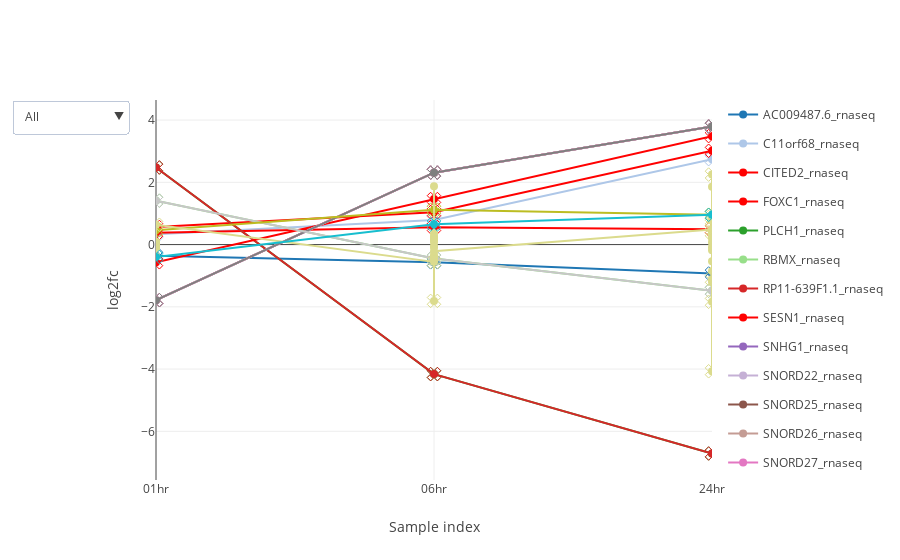

Notebook code cell kept with this figure:
### Markdown cell above
#### Query 2: 
    Changes that happen at all 3 timepoints for RNA-seq.

### Code cell
exp_data.rna.filter_by_minimum_sig_columns(min_terms=3, index='label').plot_species(plot_type='plotly');

### Figure 1 — Plotly figure (JSON) as saved in the notebook; plotly's stock layout.template omitted (floating-point values rounded to 4 significant figures)
{"data": [{"hoveron": "points", "legendgroup": "group_AC009487.6_rnaseq", "line": {"color": "rgba(0.12156862745098039,0.4666666666666667,0.7058823529411765,1.)"}, "marker": {"color": "rgba(0.12156862745098039,0.4666666666666667,0.7058823529411765,1.)", "size": 8, "symbol": "circle"}, "mode": "lines+markers", "name": "AC009487.6_rnaseq", "showlegend": true, "type": "scatter", "uid": "25e47940-085b-4f54-8bf0-e83be6db5b54", "visible": true, "x": [0, 1, 2], "y": [-0.3556, -0.5686, -0.9287]}, {"hoveron": "points", "legendgroup": "group_AC009487.6_rnaseq", "line": {"color": "rgba(0.12156862745098039,0.4666666666666667,0.7058823529411765,1.)"}, "marker": {"color": "rgba(0.12156862745098039,0.4666666666666667,0.7058823529411765,1.)", "size": 12, "symbol": "x-open-dot"}, "mode": "markers", "name": "AC009487.6_rnaseq", "showlegend": false, "type": "scatter", "uid": "5d1ca2a1-726d-4f9a-9ae0-d8b3105c3d71", "visible": true, "x": [0, 1, 2], "y": [-0.3556, -0.5686, -0.9287]}, {"hoveron": "points", "legendgroup": "group_C11orf68_rnaseq", "line": {"color": "rgba(0.6823529411764706,0.7803921568627451,0.9098039215686274,1.)"}, "marker": {"color": "rgba(0.6823529411764706,0.7803921568627451,0.9098039215686274,1.)", "size": 8, "symbol": "circle"}, "mode": "lines+markers", "name": "C11orf68_rnaseq", "showlegend": true, "type": "scatter", "uid": "f8f83eec-5241-4788-8180-0b65ba21fa42", "visible": true, "x": [0, 1, 2], "y": [0.3331, 0.7925, 2.745]}, {"hoveron": "points", "legendgroup": "group_C11orf68_rnaseq", "line": {"color": "rgba(0.6823529411764706,0.7803921568627451,0.9098039215686274,1.)"}, "marker": {"color": "rgba(0.6823529411764706,0.7803921568627451,0.9098039215686274,1.)", "size": 12, "symbol": "x-open-dot"}, "mode": "markers", "name": "C11orf68_rnaseq", "showlegend": false, "type": "scatter", "uid": "30228390-45a7-4446-a20c-b380ec38f777", "visible": true, "x": [0, 1, 2], "y": [0.3331, 0.7925, 2.745]}, {"hoveron": "points", "legendgroup": "group_CITED2_rnaseq", "line": {"color": "rgba(1.0,0.4980392156862745,0.054901960784313725,1.)"}, "marker": {"color": "rgba(1.0,0.4980392156862745,0.054901960784313725,1.)", "size": 8, "symbol": "circle"}, "mode": "lines+markers", "name": "CITED2_rnaseq", "showlegend": true, "type": "scatter", "uid": "d28be77f-570d-4b23-a891-3962f1ad2fbe", "visible": true, "x": [0, 1, 2], "y": [0.5649, 1.04, 3.014]}, {"hoveron": "points", "legendgroup": "group_CITED2_rnaseq", "line": {"color": "rgba(1.0,0.4980392156862745,0.054901960784313725,1.)"}, "marker": {"color": "rgba(1.0,0.4980392156862745,0.054901960784313725,1.)", "size": 12, "symbol": "x-open-dot"}, "mode": "markers", "name": "CITED2_rnaseq", "showlegend": false, "type": "scatter", "uid": "20612bdb-8067-4a48-bb0a-4f2867868fdc", "visible": true, "x": [0, 1, 2], "y": [0.5649, 1.04, 3.014]}, {"hoveron": "points", "legendgroup": "group_FOXC1_rnaseq", "line": {"color": "rgba(1.0,0.7333333333333333,0.47058823529411764,1.)"}, "marker": {"color": "rgba(1.0,0.7333333333333333,0.47058823529411764,1.)", "size": 8, "symbol": "circle"}, "mode": "lines+markers", "name": "FOXC1_rnaseq", "showlegend": true, "type": "scatter", "uid": "be48f2de-cce3-4d6d-8f67-5896c74c62c1", "visible": true, "x": [0, 1, 2], "y": [0.3772, 0.5609, 0.4915]}, {"hoveron": "points", "legendgroup": "group_FOXC1_rnaseq", "line": {"color": "rgba(1.0,0.7333333333333333,0.47058823529411764,1.)"}, "marker": {"color": "rgba(1.0,0.7333333333333333,0.47058823529411764,1.)", "size": 12, "symbol": "x-open-dot"}, "mode": "markers", "name": "FOXC1_rnaseq", "showlegend": false, "type": "scatter", "uid": "b50aee80-e617-4b5b-86b0-78d049e87def", "visible": true, "x": [0, 1, 2], "y": [0.3772, 0.5609, 0.4915]}, {"hoveron": "points", "legendgroup": "group_PLCH1_rnaseq", "line": {"color": "rgba(0.17254901960784313,0.6274509803921569,0.17254901960784313,1.)"}, "marker": {"color": "rgba(0.17254901960784313,0.6274509803921569,0.17254901960784313,1.)", "size": 8, "symbol": "circle"}, "mode": "lines+markers", "name": "PLCH1_rnaseq", "showlegend": true, "type": "scatter", "uid": "2a4c38e0-385e-4ffe-bb53-11e9a1d008d1", "visible": true, "x": [0, 1, 2], "y": [2.476, -4.161, -6.712]}, {"hoveron": "points", "legendgroup": "group_PLCH1_rnaseq", "line": {"color": "rgba(0.17254901960784313,0.6274509803921569,0.17254901960784313,1.)"}, "marker": {"color": "rgba(0.17254901960784313,0.6274509803921569,0.17254901960784313,1.)", "size": 12, "symbol": "x-open-dot"}, "mode": "markers", "name": "PLCH1_rnaseq", "showlegend": false, "type": "scatter", "uid": "d4166bb1-b750-4408-b0a5-074b0b89b478", "visible": true, "x": [0, 1, 2], "y": [2.476, -4.161, -6.712]}, {"hoveron": "points", "legendgroup": "group_RBMX_rnaseq", "line": {"color": "rgba(0.596078431372549,0.8745098039215686,0.5411764705882353,1.)"}, "marker": {"color": "rgba(0.596078431372549,0.8745098039215686,0.5411764705882353,1.)", "size": 8, "symbol": "circle"}, "mode": "lines+markers", "name": "RBMX_rnaseq", "showlegend": true, "type": "scatter", "uid": "bbc7c87d-02c3-4703-8147-c20edee7342a", "visible": true, "x": [0, 1, 2], "y": [1.412, -0.4453, -1.483]}, {"hoveron": "points", "legendgroup": "group_RBMX_rnaseq", "line": {"color": "rgba(0.596078431372549,0.8745098039215686,0.5411764705882353,1.)"}, "marker": {"color": "rgba(0.596078431372549,0.8745098039215686,0.5411764705882353,1.)", "size": 12, "symbol": "x-open-dot"}, "mode": "markers", "name": "RBMX_rnaseq", "showlegend": false, "type": "scatter", "uid": "3cbc60ee-1aef-4bb9-8ab7-37fd20890dad", "visible": true, "x": [0, 1, 2], "y": [1.412, -0.4453, -1.483]}, {"hoveron": "points", "legendgroup": "group_RP11-639F1.1_rnaseq", "line": {"color": "rgba(0.8392156862745098,0.15294117647058825,0.1568627450980392,1.)"}, "marker": {"color": "rgba(0.8392156862745098,0.15294117647058825,0.1568627450980392,1.)", "size": 8, "symbol": "circle"}, "mode": "lines+markers", "name": "RP11-639F1.1_rnaseq", "showlegend": true, "type": "scatter", "uid": "f921c187-9815-4342-ae3c-a3a12ed95bb8", "visible": true, "x": [0, 1, 2], "y": [2.476, -4.161, -6.712]}, {"hoveron": "points", "legendgroup": "group_RP11-639F1.1_rnaseq", "line": {"color": "rgba(0.8392156862745098,0.15294117647058825,0.1568627450980392,1.)"}, "marker": {"color": "rgba(0.8392156862745098,0.15294117647058825,0.1568627450980392,1.)", "size": 12, "symbol": "x-open-dot"}, "mode": "markers", "name": "RP11-639F1.1_rnaseq", "showlegend": false, "type": "scatter", "uid": "93d39ade-ca2a-4f1b-960b-98ed1d4169a0", "visible": true, "x": [0, 1, 2], "y": [2.476, -4.161, -6.712]}, {"hoveron": "points", "legendgroup": "group_SESN1_rnaseq", "line": {"color": "rgba(1.0,0.596078431372549,0.5882352941176471,1.)"}, "marker": {"color": "rgba(1.0,0.596078431372549,0.5882352941176471,1.)", "size": 8, "symbol": "circle"}, "mode": "lines+markers", "name": "SESN1_rnaseq", "showlegend": true, "type": "scatter", "uid": "787d195f-a11c-43df-a8b0-dcc8269d8149", "visible": true, "x": [0, 1, 2], "y": [-0.5685, 1.463, 3.484]}, {"hoveron": "points", "legendgroup": "group_SESN1_rnaseq", "line": {"color": "rgba(1.0,0.596078431372549,0.5882352941176471,1.)"}, "marker": {"color": "rgba(1.0,0.596078431372549,0.5882352941176471,1.)", "size": 12, "symbol": "x-open-dot"}, "mode": "markers", "name": "SESN1_rnaseq", "showlegend": false, "type": "scatter", "uid": "e0f216d7-776d-42ca-94c1-a95abef83e26", "visible": true, "x": [0, 1, 2], "y": [-0.5685, 1.463, 3.484]}, {"hoveron": "points", "legendgroup": "group_SNHG1_rnaseq", "line": {"color": "rgba(0.5803921568627451,0.403921568627451,0.7411764705882353,1.)"}, "marker": {"color": "rgba(0.5803921568627451,0.403921568627451,0.7411764705882353,1.)", "size": 8, "symbol": "circle"}, "mode": "lines+markers", "name": "SNHG1_rnaseq", "showlegend": true, "type": "scatter", "uid": "7bdb43da-e8cf-415e-817b-fb11f0e1043b", "visible": true, "x": [0, 1, 2], "y": [-1.785, 2.311, 3.794]}, {"hoveron": "points", "legendgroup": "group_SNHG1_rnaseq", "line": {"color": "rgba(0.5803921568627451,0.403921568627451,0.7411764705882353,1.)"}, "marker": {"color": "rgba(0.5803921568627451,0.403921568627451,0.7411764705882353,1.)", "size": 12, "symbol": "x-open-dot"}, "mode": "markers", "name": "SNHG1_rnaseq", "showlegend": false, "type": "scatter", "uid": "eb9d91b1-3036-4773-bc66-168d74573932", "visible": true, "x": [0, 1, 2], "y": [-1.785, 2.311, 3.794]}, {"hoveron": "points", "legendgroup": "group_SNORD22_rnaseq", "line": {"color": "rgba(0.7725490196078432,0.6901960784313725,0.8352941176470589,1.)"}, "marker": {"color": "rgba(0.7725490196078432,0.6901960784313725,0.8352941176470589,1.)", "size": 8, "symbol": "circle"}, "mode": "lines+markers", "name": "SNORD22_rnaseq", "showlegend": true, "type": "scatter", "uid": "39320a67-702c-4b59-8b5d-5b972fbbecaf", "visible": true, "x": [0, 1, 2], "y": [-1.785, 2.311, 3.794]}, {"hoveron": "points", "legendgroup": "group_SNORD22_rnaseq", "line": {"color": "rgba(0.7725490196078432,0.6901960784313725,0.8352941176470589,1.)"}, "marker": {"color": "rgba(0.7725490196078432,0.6901960784313725,0.8352941176470589,1.)", "size": 12, "symbol": "x-open-dot"}, "mode": "markers", "name": "SNORD22_rnaseq", "showlegend": false, "type": "scatter", "uid": "b4318f76-e61b-43e2-9313-56d599c98605", "visible": true, "x": [0, 1, 2], "y": [-1.785, 2.311, 3.794]}, {"hoveron": "points", "legendgroup": "group_SNORD25_rnaseq", "line": {"color": "rgba(0.5490196078431373,0.33725490196078434,0.29411764705882354,1.)"}, "marker": {"color": "rgba(0.5490196078431373,0.33725490196078434,0.29411764705882354,1.)", "size": 8, "symbol": "circle"}, "mode": "lines+markers", "name": "SNORD25_rnaseq", "showlegend": true, "type": "scatter", "uid": "3b846e8a-9bd9-4c7b-b330-73e84841dd4b", "visible": true, "x": [0, 1, 2], "y": [-1.785, 2.311, 3.794]}, {"hoveron": "points", "legendgroup": "group_SNORD25_rnaseq", "line": {"color": "rgba(0.5490196078431373,0.33725490196078434,0.29411764705882354,1.)"}, "marker": {"color": "rgba(0.5490196078431373,0.33725490196078434,0.29411764705882354,1.)", "size": 12, "symbol": "x-open-dot"}, "mode": "markers", "name": "SNORD25_rnaseq", "showlegend": false, "type": "scatter", "uid": "5ec915b5-70e6-476d-8bca-350a3d325116", "visible": true, "x": [0, 1, 2], "y": [-1.785, 2.311, 3.794]}, {"hoveron": "points", "legendgroup": "group_SNORD26_rnaseq", "line": {"color": "rgba(0.7686274509803922,0.611764705882353,0.5803921568627451,1.)"}, "marker": {"color": "rgba(0.7686274509803922,0.611764705882353,0.5803921568627451,1.)", "size": 8, "symbol": "circle"}, "mode": "lines+markers", "name": "SNORD26_rnaseq", "showlegend": true, "type": "scatter", "uid": "09c8830c-35d3-4c5f-ac30-583cb92ce406", "visible": true, "x": [0, 1, 2], "y": [-1.785, 2.311, 3.794]}, {"hoveron": "points", "legendgroup": "group_SNORD26_rnaseq", "line": {"color": "rgba(0.7686274509803922,0.611764705882353,0.5803921568627451,1.)"}, "marker": {"color": "rgba(0.7686274509803922,0.611764705882353,0.5803921568627451,1.)", "size": 12, "symbol": "x-open-dot"}, "mode": "markers", "name": "SNORD26_rnaseq", "showlegend": false, "type": "scatter", "uid": "fa6c7e57-b067-49cd-ae48-caa3345e5ef3", "visible": true, "x": [0, 1, 2], "y": [-1.785, 2.311, 3.794]}, {"hoveron": "points", "legendgroup": "group_SNORD27_rnaseq", "line": {"color": "rgba(0.8901960784313725,0.4666666666666667,0.7607843137254902,1.)"}, "marker": {"color": "rgba(0.8901960784313725,0.4666666666666667,0.7607843137254902,1.)", "size": 8, "symbol": "circle"}, "mode": "lines+markers", "name": "SNORD27_rnaseq", "showlegend": true, "type": "scatter", "uid": "f1757bb2-30cf-464e-a51a-c5c43b558e5f", "visible": true, "x": [0, 1, 2], "y": [-1.785, 2.311, 3.794]}, {"hoveron": "points", "legendgroup": "group_SNORD27_rnaseq", "line": {"color": "rgba(0.8901960784313725,0.4666666666666667,0.7607843137254902,1.)"}, "marker": {"color": "rgba(0.8901960784313725,0.4666666666666667,0.7607843137254902,1.)", "size": 12, "symbol": "x-open-dot"}, "mode": "markers", "name": "SNORD27_rnaseq", "showlegend": false, "type": "scatter", "uid": "8f0a8e5b-479c-44d0-814d-75275cef4914", "visible": true, "x": [0, 1, 2], "y": [-1.785, 2.311, 3.794]}, {"hoveron": "points", "legendgroup": "group_SNORD28_rnaseq", "line": {"color": "rgba(0.9686274509803922,0.7137254901960784,0.8235294117647058,1.)"}, "marker": {"color": "rgba(0.9686274509803922,0.7137254901960784,0.8235294117647058,1.)", "size": 8, "symbol": "circle"}, "mode": "lines+markers", "name": "SNORD28_rnaseq", "showlegend": true, "type": "scatter", "uid": "75555238-36e0-4430-8de0-d9977d225140", "visible": true, "x": [0, 1, 2], "y": [-1.785, 2.311, 3.794]}, {"hoveron": "points", "legendgroup": "group_SNORD28_rnaseq", "line": {"color": "rgba(0.9686274509803922,0.7137254901960784,0.8235294117647058,1.)"}, "marker": {"color": "rgba(0.9686274509803922,0.7137254901960784,0.8235294117647058,1.)", "size": 12, "symbol": "x-open-dot"}, "mode": "markers", "name": "SNORD28_rnaseq", "showlegend": false, "type": "scatter", "uid": "f976140c-6174-428b-8dd7-56141a26811d", "visible": true, "x": [0, 1, 2], "y": [-1.785, 2.311, 3.794]}, {"hoveron": "points", "legendgroup": "group_SNORD30_rnaseq", "line": {"color": "rgba(0.4980392156862745,0.4980392156862745,0.4980392156862745,1.)"}, "marker": {"color": "rgba(0.4980392156862745,0.4980392156862745,0.4980392156862745,1.)", "size": 8, "symbol": "circle"}, "mode": "lines+markers", "name": "SNORD30_rnaseq", "showlegend": true, "type": "scatter", "uid": "752d83f5-ac6b-45ca-a945-f26e145edcfd", "visible": true, "x": [0, 1, 2], "y": [-1.785, 2.311, 3.794]}, {"hoveron": "points", "legendgroup": "group_SNORD30_rnaseq", "line": {"color": "rgba(0.4980392156862745,0.4980392156862745,0.4980392156862745,1.)"}, "marker": {"color": "rgba(0.4980392156862745,0.4980392156862745,0.4980392156862745,1.)", "size": 12, "symbol": "x-open-dot"}, "mode": "markers", "name": "SNORD30_rnaseq", "showlegend": false, "type": "scatter", "uid": "bba5202d-39d8-449a-9222-f0162fbf4350", "visible": true, "x": [0, 1, 2], "y": [-1.785, 2.311, 3.794]}, {"hoveron": "points", "legendgroup": "group_SNORD61_rnaseq", "line": {"color": "rgba(0.7803921568627451,0.7803921568627451,0.7803921568627451,1.)"}, "marker": {"color": "rgba(0.7803921568627451,0.7803921568627451,0.7803921568627451,1.)", "size": 8, "symbol": "circle"}, "mode": "lines+markers", "name": "SNORD61_rnaseq", "showlegend": true, "type": "scatter", "uid": "e7c00a3b-7f94-4f51-b5fb-668700783a84", "visible": true, "x": [0, 1, 2], "y": [1.412, -0.4453, -1.483]}, {"hoveron": "points", "legendgroup": "group_SNORD61_rnaseq", "line": {"color": "rgba(0.7803921568627451,0.7803921568627451,0.7803921568627451,1.)"}, "marker": {"color": "rgba(0.7803921568627451,0.7803921568627451,0.7803921568627451,1.)", "size": 12, "symbol": "x-open-dot"}, "mode": "markers", "name": "SNORD61_rnaseq", "showlegend": false, "type": "scatter", "uid": "60f229a0-7f4a-40ba-b373-22b683117b5a", "visible": true, "x": [0, 1, 2], "y": [1.412, -0.4453, -1.483]}, {"hoveron": "points", "legendgroup": "group_TNFSF9_rnaseq", "line": {"color": "rgba(0.7372549019607844,0.7411764705882353,0.13333333333333333,1.)"}, "marker": {"color": "rgba(0.7372549019607844,0.7411764705882353,0.13333333333333333,1.)", "size": 8, "symbol": "circle"}, "mode": "lines+markers", "name": "TNFSF9_rnaseq", "showlegend": true, "type": "scatter", "uid": "b416206f-f905-4a99-b869-ad9e935b0ed2", "visible": true, "x": [0, 1, 2], "y": [0.4608, 1.122, 0.9594]}, {"hoveron": "points", "legendgroup": "group_TNFSF9_rnaseq", "line": {"color": "rgba(0.7372549019607844,0.7411764705882353,0.13333333333333333,1.)"}, "marker": {"color": "rgba(0.7372549019607844,0.7411764705882353,0.13333333333333333,1.)", "size": 12, "symbol": "x-open-dot"}, "mode": "markers", "name": "TNFSF9_rnaseq", "showlegend": false, "type": "scatter", "uid": "c0b6b0de-ebae-4790-b3e5-6a3867754ecf", "visible": true, "x": [0, 1, 2], "y": [0.4608, 1.122, 0.9594]}, {"hoveron": "points", "legendgroup": "group_Y_RNA_rnaseq", "line": {"color": "rgba(0.8588235294117647,0.8588235294117647,0.5529411764705883,1.)"}, "marker": {"color": "rgba(0.8588235294117647,0.8588235294117647,0.5529411764705883,1.)", "size": 8, "symbol": "circle"}, "mode": "lines+markers", "name": "Y_RNA_rnaseq", "showlegend": true, "type": "scatter", "uid": "68480441-e74d-4521-a59f-dabecc7c3012", "visible": true, "x": [0, 0, 0, 0, 0, 0, 0, 0, 0, 0, 0, 0, 0, 0, 1, 1, 1, 1, 1, 1, 1, 1, 1, 1, 1, 1, 1, 1, 1, 2, 2, 2, 2, 2, 2, 2, 2, 2, 2, 2, 2, 2, 2, 2, 2, 2, 2], "y": [-0.03979, -0.377, -0.0002818, 0.004291, -0.004495, -0.01265, -0.05346, 0.07775, -0.081, 0.08674, 0.09391, -0.1022, -0.1031, 0.6368, -0.5576, 1.877, -0.4835, -1.809, -0.4274, 0.3672, 0.2634, 0.2295, -0.3342, 0.1801, 0.1513, 0.08085, -0.07282, -0.0682, -0.2149, 0.4875, 0.2001, -1.205, -0.8491, 0.06948, -0.0887, -0.1783, 0.2719, 0.8901, -4.07, -1.839, 0.3909, 0.4895, 0.7747, -1.102, -0.5364, 2.249, 1.858]}, {"hoveron": "points", "legendgroup": "group_Y_RNA_rnaseq", "line": {"color": "rgba(0.8588235294117647,0.8588235294117647,0.5529411764705883,1.)"}, "marker": {"color": "rgba(0.8588235294117647,0.8588235294117647,0.5529411764705883,1.)", "size": 12, "symbol": "x-open-dot"}, "mode": "markers", "name": "Y_RNA_rnaseq", "showlegend": false, "type": "scatter", "uid": "694660c9-7033-4bd6-9464-88bb3eb78bad", "visible": true, "x": [0, 1, 1, 2, 2, 2, 2, 2, 2, 2, 2], "y": [0.6368, -0.5576, -1.809, 0.8901, -4.07, -1.839, 0.3909, 0.4895, 0.7747, -1.102, 2.249]}, {"hoveron": "points", "legendgroup": "group_ZDBF2_rnaseq", "line": {"color": "rgba(0.09019607843137255,0.7450980392156863,0.8117647058823529,1.)"}, "marker": {"color": "rgba(0.09019607843137255,0.7450980392156863,0.8117647058823529,1.)", "size": 8, "symbol": "circle"}, "mode": "lines+markers", "name": "ZDBF2_rnaseq", "showlegend": true, "type": "scatter", "uid": "ea2a1b63-dac9-47cf-91e7-c422c3092d9e", "visible": true, "x": [0, 1, 2], "y": [-0.3983, 0.6498, 0.9564]}, {"hoveron": "points", "legendgroup": "group_ZDBF2_rnaseq", "line": {"color": "rgba(0.09019607843137255,0.7450980392156863,0.8117647058823529,1.)"}, "marker": {"color": "rgba(0.09019607843137255,0.7450980392156863,0.8117647058823529,1.)", "size": 12, "symbol": "x-open-dot"}, "mode": "markers", "name": "ZDBF2_rnaseq", "showlegend": false, "type": "scatter", "uid": "4050bfd2-4601-49d2-b0ed-a7eb6fbcccb4", "visible": true, "x": [0, 1, 2], "y": [-0.3983, 0.6498, 0.9564]}], "layout": {"hovermode": "closest", "showlegend": true, "updatemenus": [{"buttons": [{"args": ["visible", [true, true, true, true, true, true, true, true, true, true, true, true, true, true, true, true, true, true, true, true, true, true, true, true, true, true, true, true, true, true, true, true, true, true, true, true, true, true]], "label": "All", "method": "restyle"}, {"args": ["visible", [true, true, false, false, false, false, false, false, false, false, false, false, false, false, false, false, false, false, false, false, false, false, false, false, false, false, false, false, false, false, false, false, false, false, false, false, false, false]], "label": "AC009487.6", "method": "restyle"}, {"args": ["visible", [false, false, true, true, false, false, false, false, false, false, false, false, false, false, false, false, false, false, false, false, false, false, false, false, false, false, false, false, false, false, false, false, false, false, false, false, false, false]], "label": "C11orf68", "method": "restyle"}, {"args": ["visible", [false, false, false, false, true, true, false, false, false, false, false, false, false, false, false, false, false, false, false, false, false, false, false, false, false, false, false, false, false, false, false, false, false, false, false, false, false, false]], "label": "CITED2", "method": "restyle"}, {"args": ["visible", [false, false, false, false, false, false, true, true, false, false, false, false, false, false, false, false, false, false, false, false, false, false, false, false, false, false, false, false, false, false, false, false, false, false, false, false, false, false]], "label": "FOXC1", "method": "restyle"}, {"args": ["visible", [false, false, false, false, false, false, false, false, true, true, false, false, false, false, false, false, false, false, false, false, false, false, false, false, false, false, false, false, false, false, false, false, false, false, false, false, false, false]], "label": "PLCH1", "method": "restyle"}, {"args": ["visible", [false, false, false, false, false, false, false, false, false, false, true, true, false, false, false, false, false, false, false, false, false, false, false, false, false, false, false, false, false, false, false, false, false, false, false, false, false, false]], "label": "RBMX", "method": "restyle"}, {"args": ["visible", [false, false, false, false, false, false, false, false, false, false, false, false, true, true, false, false, false, false, false, false, false, false, false, false, false, false, false, false, false, false, false, false, false, false, false, false, false, false]], "label": "RP11-639F1.1", "method": "restyle"}, {"args": ["visible", [false, false, false, false, false, false, false, false, false, false, false, false, false, false, true, true, false, false, false, false, false, false, false, false, false, false, false, false, false, false, false, false, false, false, false, false, false, false]], "label": "SESN1", "method": "restyle"}, {"args": ["visible", [false, false, false, false, false, false, false, false, false, false, false, false, false, false, false, false, true, true, false, false, false, false, false, false, false, false, false, false, false, false, false, false, false, false, false, false, false, false]], "label": "SNHG1", "method": "restyle"}, {"args": ["visible", [false, false, false, false, false, false, false, false, false, false, false, false, false, false, false, false, false, false, true, true, false, false, false, false, false, false, false, false, false, false, false, false, false, false, false, false, false, false]], "label": "SNORD22", "method": "restyle"}, {"args": ["visible", [false, false, false, false, false, false, false, false, false, false, false, false, false, false, false, false, false, false, false, false, true, true, false, false, false, false, false, false, false, false, false, false, false, false, false, false, false, false]], "label": "SNORD25", "method": "restyle"}, {"args": ["visible", [false, false, false, false, false, false, false, false, false, false, false, false, false, false, false, false, false, false, false, false, false, false, true, true, false, false, false, false, false, false, false, false, false, false, false, false, false, false]], "label": "SNORD26", "method": "restyle"}, {"args": ["visible", [false, false, false, false, false, false, false, false, false, false, false, false, false, false, false, false, false, false, false, false, false, false, false, false, true, true, false, false, false, false, false, false, false, false, false, false, false, false]], "label": "SNORD27", "method": "restyle"}, {"args": ["visible", [false, false, false, false, false, false, false, false, false, false, false, false, false, false, false, false, false, false, false, false, false, false, false, false, false, false, true, true, false, false, false, false, false, false, false, false, false, false]], "label": "SNORD28", "method": "restyle"}, {"args": ["visible", [false, false, false, false, false, false, false, false, false, false, false, false, false, false, false, false, false, false, false, false, false, false, false, false, false, false, false, false, true, true, false, false, false, false, false, false, false, false]], "label": "SNORD30", "method": "restyle"}, {"args": ["visible", [false, false, false, false, false, false, false, false, false, false, false, false, false, false, false, false, false, false, false, false, false, false, false, false, false, false, false, false, false, false, true, true, false, false, false, false, false, false]], "label": "SNORD61", "method": "restyle"}, {"args": ["visible", [false, false, false, false, false, false, false, false, false, false, false, false, false, false, false, false, false, false, false, false, false, false, false, false, false, false, false, false, false, false, false, false, true, true, false, false, false, false]], "label": "TNFSF9", "method": "restyle"}, {"args": ["visible", [false, false, false, false, false, false, false, false, false, false, false, false, false, false, false, false, false, false, false, false, false, false, false, false, false, false, false, false, false, false, false, false, false, false, true, true, false, false]], "label": "Y_RNA", "method": "restyle"}, {"args": ["visible", [false, false, false, false, false, false, false, false, false, false, false, false, false, false, false, false, false, false, false, false, false, false, false, false, false, false, false, false, false, false, false, false, false, false, false, false, true, true]], "label": "ZDBF2", "method": "restyle"}], "x": -0.05, "y": 1, "yanchor": "top"}], "xaxis": {"range": [0, 2], "showticklabels": true, "tickmode": "array", "ticktext": ["01hr", "06hr", "24hr"], "tickvals": [0, 1, 2], "title": {"text": "Sample index"}}, "yaxis": {"title": {"text": "log2fc"}}}}
